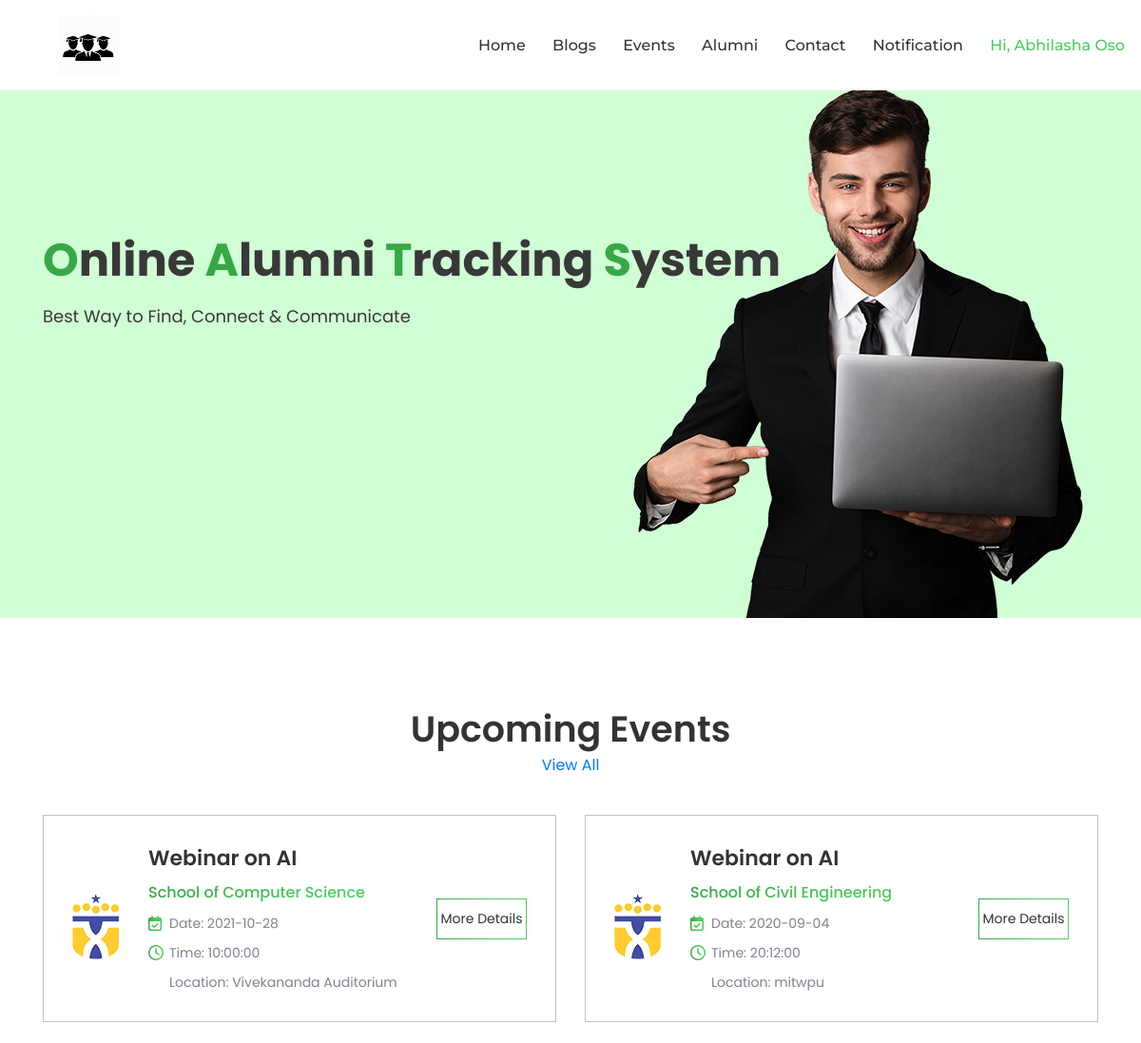
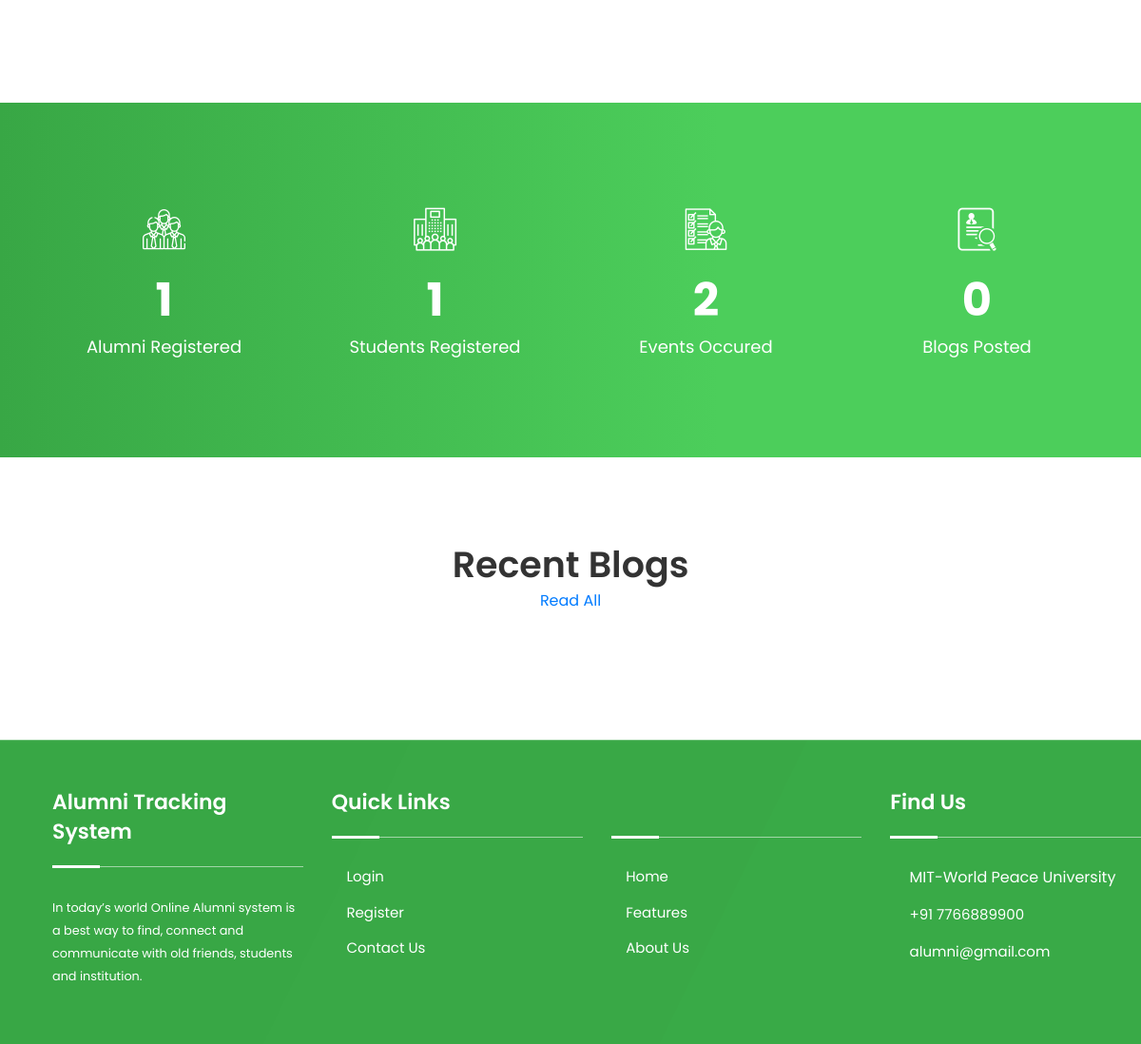
The page /homepage.php (signed in) on the database its author committed (2 pictures, top to bottom).
### tables this page shows
CREATE TABLE `tblevent` (
  `Eid` int(11) NOT NULL,
  `Ename` varchar(100) NOT NULL,
  `Location` varchar(100) NOT NULL,
  `Elink` varchar(100) NOT NULL,
  `Edate` date NOT NULL,
  `Etime` time NOT NULL,
  `Edescription` text NOT NULL,
  `CreatedUid` int(11) NOT NULL,
  `AlumniUid` int(11) NOT NULL,
  `Deptid` int(11) NOT NULL,
  `IsAccepted` tinyint(7) NOT NULL,
  `IsActive` tinyint(7) NOT NULL
);

CREATE TABLE `tbldepartment` (
  `Deptid` int(11) NOT NULL,
  `DeptName` varchar(100) NOT NULL
);

### homepage.php (the view, shortened to what this page needs)
<?php
    include_once("DbConnection.php");
?>
<!DOCTYPE html>
<html lang="zxx">
    <head>
        <?php include_once('cssLinks.php');?>
    </head>
    <body>
        <?php
            if($_SESSION['Type']=="Student")
            {
                include_once('headerStudent.php');
            }
        ?>
        <div class="banner-area banner-area-three" style="height:650px;">
            <div class="d-table">
                <div class="d-table-cell">
                    <div class="container">
                        <div class="banner-text" style="margin-top:0px;">
                            <h1><span>O</span>nline <span>A</span>lumni <span>T</span>racking <span>S</span>ystem</h1>
                            <p>Best Way to Find, Connect & Communicate</p>
                        </div>
                        <div class="banner-img">
                            <img src="assets/img/home-3/banner.png" alt="Banner">
                        </div>
                    </div>
                </div>
            </div>
        </div>
        <section class="job-area ptb-100">
            <div class="container">
                <div class="section-title">
                    <h2>Upcoming Events</h2>
                    <a href="view_events.php">View All</a>
                </div>
                <div id="container">
                    <div class="row">
                        <?php
                            $eventSelectQuery = "SELECT * from tblevent where IsActive=1 and IsAccepted=1 ORDER BY Eid DESC LIMIT 2";
                            $result_event = mysqli_query($con,$eventSelectQuery);
                            if($result_event->num_rows!=0)
                            {
                                while($row_event=$result_event->fetch_array())
                                {
                                    $eventId = $row_event['Eid'];
                                    $eventName = $row_event['Ename'];
                                    $eventDate = $row_event['Edate'];
                                    $eventTime = $row_event['Etime'];
                                    $eventLocation = $row_event['Location'];
                                    $dept = $row_event['Deptid'];
                        ?>
                        <div class="col-lg-6 mix web ui">
                            <div class="job-item">
                                <img src="assets/img/home-1/jobs/2.png" alt="Job">
                                <div class="job-inner align-items-center">
                                    <div class="job-inner-left">
                                        <h3><?php echo $eventName; ?></h3>
                                        <?php
                                            $deptQry = "SELECT * from tbldepartment where Deptid=$dept";
                                            $dept_exe = mysqli_query($con,$deptQry) or die(mysqli_error($con));
                                            $select_dept = mysqli_fetch_array($dept_exe);
                                            $deptName = $select_dept['DeptName'];
                                        ?>
                                        <a href="company-details.html"><?php echo $deptName?></a>
                                        <ul>
                                            <li>
                                                <i class="far fa-calendar-check"></i>
                                                Date: <?php echo $eventDate; ?>
                                            </li>
                                            <li>
                                                <i class="far fa-clock"></i>
                                                Time: <?php echo $eventTime; ?>
                                            </li>
                                            <li>
                                                <i class="icofont-location-pin"></i>
                                                Location: <?php echo $eventLocation; ?>
                                            </li>
                                        </ul>
                                    </div>
                                    <div class="job-inner-right">
                                        <ul>
                                            <li>
                                                <a href="eventDetails.php?Eid=<?php echo $eventId; ?>">More Details</a>
                                            </li>
                                        </ul>
                                    </div>
                                </div>
                            </div>
                        </div>
                        <?php
                                }
                            }
                        ?>
                    </div>
                </div>
            </div>
        </section>
        <div class="counter-area pt-100 pb-70">
            <div class="container">
                <div class="row">
                    <div class="col-6 col-sm-3 col-lg-3">
                        <div class="counter-item">
                            <i class="flaticon-employee"></i>
                            <?php
                                $AlumniCount="Select count(*) as alumnicount from tblregister where Usertype='Alumni' AND IsActive=1";
                                $ExeAlumniCount=mysqli_query($con,$AlumniCount) or die(mysqli_error($con));
                                $FetchAlumniCount=mysqli_fetch_array($ExeAlumniCount);
                            ?>
                            <h3><span class="counter"><?php echo $FetchAlumniCount['alumnicount'];?></span></h3>
                            <p>Alumni Registered</p>
                        </div>
                    </div>
                    <div class="col-6 col-sm-3 col-lg-3">
                        <div class="counter-item">
                            <i class="flaticon-enterprise"></i>
                            <?php
                                $StudentCount="Select count(*) as studentcount from tblregister where Usertype='Student' AND IsActive=1";
                                $ExeStudentCount=mysqli_query($con,$StudentCount) or die(mysqli_error($con));
                                $FetchStudentCount=mysqli_fetch_array($ExeStudentCount);
                            ?>
                            <h3><span class="counter"><?php echo $FetchStudentCount['studentcount'];?></span></h3>
                            <p>Students Registered</p>
                        </div>
                    </div>
                    <div class="col-6 col-sm-3 col-lg-3">
                        <div class="counter-item">
                            <i class="flaticon-curriculum"></i>
                            <?php
                                $EventCount="Select count(*) as eventcount from tblevent";
                                $ExeEventCount=mysqli_query($con,$EventCount) or die(mysqli_error($con));
                                $FetchEventCount=mysqli_fetch_array($ExeEventCount);
                            ?>
                            <h3><span class="counter"><?php echo $FetchEventCount['eventcount'];?></span></h3>
                            <p>Events Occured</p>
                        </div>
                    </div>
                    <div class="col-6 col-sm-3 col-lg-3">
                        <div class="counter-item">
                            <i class="flaticon-businessman-paper-of-the-application-for-a-job"></i>
                            <?php
                                $BlogCount="Select count(*) as blogcount from tblblogs";
                                $ExeBlogCount=mysqli_query($con,$BlogCount) or die(mysqli_error($con));
                                $FetchBlogCount=mysqli_fetch_array($ExeBlogCount);
                            ?>
                            <h3><span class="counter"><?php echo $FetchBlogCount['blogcount'];?></span></h3>
                            <p>Blogs Posted</p>
                        </div>
                    </div>
                </div>
            </div>
        </div>
        <br><br><br><br>
        <section class="container">
                <div class="section-title">
                    <h2>Recent Blogs</h2>
                    <a href="#">Read All</a>
                </div>
                <br>
        </section>
        <?php include_once('footer.php');?>
    </body>
</html>

### assets/css/meanmenu.css (style rules this page uses)
body { font-family: "Oswald", sans-serif; padding: 0; margin: 0; font-size: 15px; background-color: #f1f1f1; }

### rows shown on the page
tblevent: Ename "Webinar on AI", Deptid.DeptName "School of Computer Science", Edate "2021-10-28", Etime "10:00:00", Location "Vivekananda Auditorium"
tblevent: Ename "Webinar on AI", Deptid.DeptName "School of Civil Engineering", Edate "2020-09-04", Etime "20:12:00", Location "mitwpu"

### other values the page prints
$_SESSION['Firstname'] "Abhilasha"
$_SESSION['Lastname'] "Oso"
$FetchAlumniCount['alumnicount'] "1"
$FetchStudentCount['studentcount'] "1"
$FetchEventCount['eventcount'] "2"
$FetchBlogCount['blogcount'] "0"
